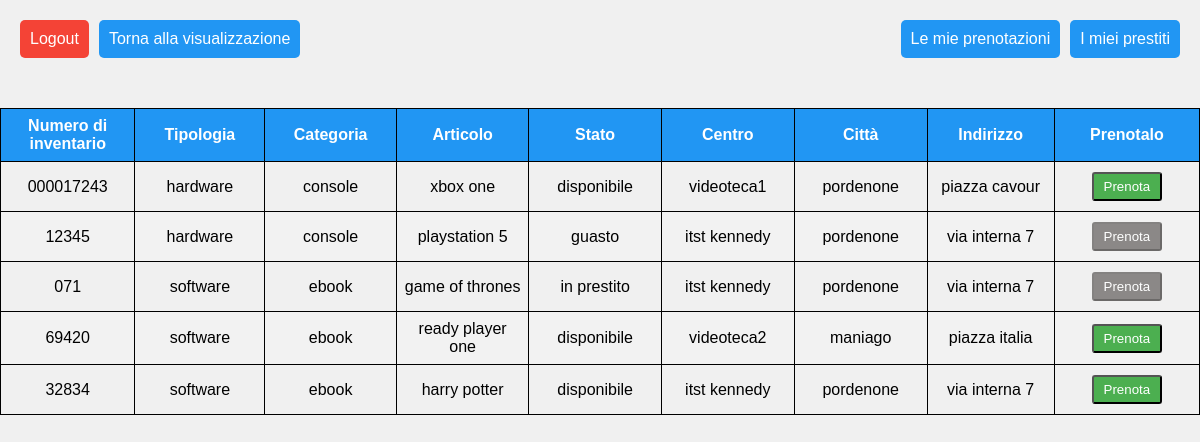
The app's page /cliente/cliente.php (signed in) with its own data.
### tables this page shows
CREATE TABLE `articoli` (
  `id_articolo` int(16) NOT NULL,
  `numero_inventario` varchar(32) NOT NULL,
  `articolo` varchar(64) NOT NULL,
  `stato` set('disponibile','guasto','prenotato','in prestito') NOT NULL,
  `fk_id_categoria` int(16) DEFAULT NULL,
  `fk_id_centro` int(16) DEFAULT NULL
);

CREATE TABLE `categorie` (
  `id_categoria` int(16) NOT NULL,
  `categoria` varchar(32) NOT NULL,
  `tipologia` varchar(32) NOT NULL
);

CREATE TABLE `centri` (
  `id_centro` int(16) NOT NULL,
  `nome` varchar(32) NOT NULL,
  `citta` varchar(32) NOT NULL,
  `indirizzo` varchar(64) NOT NULL
);

### cliente/cliente.php (the view, shortened to what this page needs)
<?php
$id = $_SESSION['id_utente'];
?>
<!DOCTYPE html>
<html>
<head>
    <link rel="stylesheet" href="../style/styles.css" type="text/css">
</head>
<body>
    <div class="button-container">
        <div class="top-left-container">
            <input type="button" name="logout" value="Logout" onclick="location.href='../logout.php'">
            <input type="button" name="login" value="Torna alla visualizzazione" onclick="location.href='visualizzaCliente.php'">
        </div>
        <div class="top-right-container">
            <input type="button" name="bookings" value="Le mie prenotazioni" onclick="location.href='visualizzaPrenotazioni.php?id= <?php echo $id?> '">
            <input type="button" name="loans" value="I miei prestiti" onclick="location.href='visualizzaPrestiti.php?id= <?php echo $id?> '">
        </div>
    </div>
    <div class="container">
        <div class="table-wrapper">
            <table class="fl-table">
                <thead>
                <tr>
                    <th>Numero di inventario</th>
                    <th>Tipologia</th>
                    <th>Categoria</th>
                    <th>Articolo</th>
                    <th>Stato</th>
                    <th>Centro</th>
                    <th>Città</th>
                    <th>Indirizzo</th>
                    <th>Prenotalo</th>
                </tr>
                </thead>
                <tbody>
                <?php
                    if(isset($idCentro))
                    {
                        $selectSql = "SELECT id_articolo, numero_inventario, tipologia, categoria, articolo, stato, nome, citta, indirizzo
                                FROM articoli a JOIN centri c
                                ON a.fk_id_centro = c.id_centro
                                JOIN categorie cat
                                ON a.fk_id_categoria = cat.id_categoria
                                WHERE fk_id_centro = $idCentro
                                ORDER BY tipologia ASC";
                    }
                    else
                    {
                        $selectSql = "SELECT id_articolo, numero_inventario, tipologia, categoria, articolo, stato, nome, citta, indirizzo
                                    FROM articoli a JOIN centri c
                                    ON a.fk_id_centro = c.id_centro
                                    JOIN categorie cat
                                    ON a.fk_id_categoria = cat.id_categoria
                                    ORDER BY tipologia";
                    }
                    require_once '../db.php';
                    $result = $conn->query($selectSql);
                    while($row = $result->fetch_array(MYSQLI_ASSOC))
                    {
                        $n_inventario = $row['numero_inventario'];
                        $tipologia = $row['tipologia'];
                        $categoria = $row['categoria'];
                        $articolo = $row['articolo'];
                        $stato = $row['stato'];
                        $nome = $row['nome'];
                        $citta = $row['citta'];
                        $indirizzo = $row['indirizzo'];
                        $isAvailable = ($stato == "disponibile") ? 1 : 0;
                        echo
                            '<tr>
                                <td class="colonnaNumero">'.$n_inventario.'</td>
                                <td class="colonnaTipo">'.$tipologia.'</td>
                                <td class="colonnaCategoria">'.$categoria.'</td>
                                <td class="colonnaArticolo">'.$articolo.'</td>
                                <td class="colonnaStato">'.$stato.'</td>
                                <td class="colonnaNome">'.$nome.'</td>
                                <td class="colonnaCitta">'.$citta.'</td>
                                <td class="colonnaIndirizzo">'.$indirizzo.'</td>
                                <td class="colonnaTasti">
                                    <button class="btn" type="button" onclick="location.href=\'prenota.php?id='.$row["id_articolo"].'\'" '. ($isAvailable == 1 ? "" : "disabled") . '>Prenota</button>
                                </td>
                            </tr>';
                    }
                ?>
                </tbody>
            </table>
        </div>
    </div>
</body>
</html>

### style/styles.css (style rules this page uses)
body { margin: 0; padding: 0; font-family: Arial, sans-serif; background-color: #f0f0f0; }
.container { display: flex; flex-direction: column; align-items: center; justify-content: flex-start; padding-top: 20px; }
.button-container { display: flex; flex-direction: row; justify-content: space-between; width: 100%; }
.top-right-container { display: flex; flex-direction: row; justify-content: right; width: 50%; }
.top-left-container { display: flex; flex-direction: row; justify-content: left; width: 50%; }
.table-wrapper { margin-top: 30px; }
.fl-table { width: 100%; border-collapse: collapse; border-spacing: 0; }
.fl-table th, .fl-table td { padding: 8px; text-align: center; border: 1px solid black; }
.fl-table th { background-color: #2196f3; color: #fff; text-align: center; }
.fl-table tr:nth-child(even) { background-color: #f2f2f2; }
.colonnaNumero { width: 150px; text-align: center; }
.colonnaTipo { width: 150px; text-align: center; }
.colonnaCategoria { width: 150px; text-align: center; }
.colonnaArticolo { width: 150px; text-align: center; }
.colonnaStato { width: 150px; text-align: center; }
.colonnaNome { width: 150px; text-align: center; }
.colonnaCitta { width: 150px; text-align: center; }
.colonnaIndirizzo { width: 150px; text-align: center; }
.colonnaTasti { width: 175px; align-items: center; text-align: center; }
button.btn { padding: 5px 10px; margin: 2px; text-decoration: none; background-color: #4caf50; color: #fff; border-radius: 3px; transition: background-color 0.3s; }
button.btn:disabled { background-color: #8b8887; }
input[type="button"][name="logout"] { margin-top: 20px; margin-right: 10px; padding: 10px; cursor: pointer; border: none; border-radius: 5px; background: #f44336; color: #ffffff; font-size: 16px; transition: all 0.3s ease; transform: translate(20px, 0); }
input[type="button"][name="login"] { margin-top: 20px; margin-right: 10px; padding: 10px; cursor: pointer; border: none; border-radius: 5px; background: #2196f3; color: #ffffff; font-size: 16px; transition: all 0.3s ease; transform: translate(20px, 0); }
input[type="button"][name="bookings"] { margin-top: 20px; margin-right: 10px; padding: 10px; cursor: pointer; border: none; border-radius: 5px; background: #2196f3; color: #ffffff; font-size: 16px; transition: all 0.3s ease; transform: translate(-20px, 0); }
input[type="button"][name="loans"] { margin-top: 20px; padding: 10px; cursor: pointer; border: none; border-radius: 5px; background: #2196f3; color: #ffffff; font-size: 16px; transition: all 0.3s ease; transform: translate(-20px, 0); }

### records on screen
articoli: numero_inventario "000017243", fk_id_categoria.tipologia "hardware", fk_id_categoria.categoria "console", articolo "xbox one", stato "disponibile", fk_id_centro.nome "videoteca1", fk_id_centro.citta "pordenone", fk_id_centro.indirizzo "piazza cavour"
articoli: numero_inventario "12345", fk_id_categoria.tipologia "hardware", fk_id_categoria.categoria "console", articolo "playstation 5", stato "guasto", fk_id_centro.nome "itst kennedy", fk_id_centro.citta "pordenone", fk_id_centro.indirizzo "via interna 7"
articoli: numero_inventario "071", fk_id_categoria.tipologia "software", fk_id_categoria.categoria "ebook", articolo "game of thrones", stato "in prestito", fk_id_centro.nome "itst kennedy", fk_id_centro.citta "pordenone", fk_id_centro.indirizzo "via interna 7"
articoli: numero_inventario "69420", fk_id_categoria.tipologia "software", fk_id_categoria.categoria "ebook", articolo "ready player one", stato "disponibile", fk_id_centro.nome "videoteca2", fk_id_centro.citta "maniago", fk_id_centro.indirizzo "piazza italia"
articoli: numero_inventario "32834", fk_id_categoria.tipologia "software", fk_id_categoria.categoria "ebook", articolo "harry potter", stato "disponibile", fk_id_centro.nome "itst kennedy", fk_id_centro.citta "pordenone", fk_id_centro.indirizzo "via interna 7"
